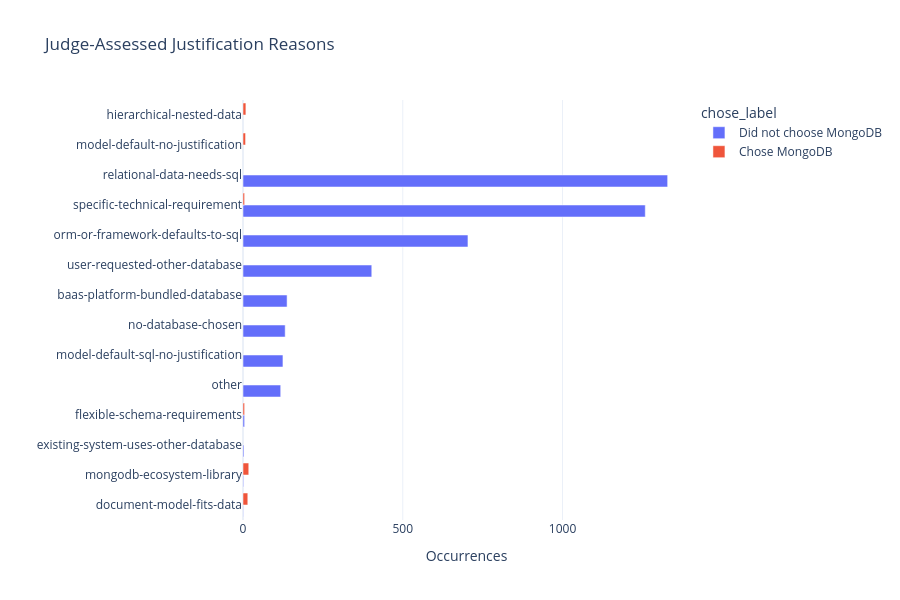

This figure's notebook cell:
### Markdown cell above
---
### Why MongoDB Was / Wasn't Chosen

The judge classifies each database choice into structured justification reasons (e.g. `document-model-fits-data`, `orm-or-framework-defaults-to-sql`, `model-default-sql-no-justification`). This chart aggregates those reasons across all samples, split by whether MongoDB was ultimately chosen. Look for reasons that appear almost exclusively on one side — those are the strongest drivers of selection or rejection.

### Code cell
reasons_exploded = df.explode("judge_justifications")
reasons_exploded["chose_label"] = reasons_exploded["chose_mongodb"].map({True: "Chose MongoDB", False: "Did not choose MongoDB"})

reason_counts = (
    reasons_exploded
    .groupby(["chose_label", "judge_justifications"])
    .size()
    .reset_index(name="count")
    .sort_values("count", ascending=True)
)

fig = px.bar(
    reason_counts,
    y="judge_justifications",
    x="count",
    color="chose_label",
    orientation="h",
    barmode="group",
    title="Judge-Assessed Justification Reasons",
    labels={"judge_justifications": "", "count": "Occurrences"},
    template=TEMPLATE,
    width=CHART_WIDTH,
    height=600,
)
fig.show()

### Figure 1 — Plotly figure (JSON) as saved in the notebook; plotly's stock layout.template omitted (floating-point values rounded to 4 significant figures)
{"data": [{"alignmentgroup": "True", "hovertemplate": "chose_label=Did not choose MongoDB<br>Occurrences=%{x}<br>=%{y}<extra></extra>", "legendgroup": "Did not choose MongoDB", "marker": {"color": "#636efa", "pattern": {"shape": ""}}, "name": "Did not choose MongoDB", "offsetgroup": "Did not choose MongoDB", "orientation": "h", "showlegend": true, "textposition": "auto", "type": "bar", "x": [1, 2, 3, 5, 118, 125, 132, 138, 403, 704, 1259, 1329], "xaxis": "x", "y": ["document-model-fits-data", "mongodb-ecosystem-library", "existing-system-uses-other-database", "flexible-schema-requirements", "other", "model-default-sql-no-justification", "no-database-chosen", "baas-platform-bundled-database", "user-requested-other-database", "orm-or-framework-defaults-to-sql", "specific-technical-requirement", "relational-data-needs-sql"], "yaxis": "y"}, {"alignmentgroup": "True", "hovertemplate": "chose_label=Chose MongoDB<br>Occurrences=%{x}<br>=%{y}<extra></extra>", "legendgroup": "Chose MongoDB", "marker": {"color": "#EF553B", "pattern": {"shape": ""}}, "name": "Chose MongoDB", "offsetgroup": "Chose MongoDB", "orientation": "h", "showlegend": true, "textposition": "auto", "type": "bar", "x": [5, 5, 8, 9, 15, 18], "xaxis": "x", "y": ["flexible-schema-requirements", "specific-technical-requirement", "model-default-no-justification", "hierarchical-nested-data", "document-model-fits-data", "mongodb-ecosystem-library"], "yaxis": "y"}], "layout": {"barmode": "group", "height": 600, "legend": {"title": {"text": "chose_label"}, "tracegroupgap": 0}, "title": {"text": "Judge-Assessed Justification Reasons"}, "width": 900, "xaxis": {"anchor": "y", "domain": [0, 1], "title": {"text": "Occurrences"}}, "yaxis": {"anchor": "x", "domain": [0, 1], "title": {"text": ""}}}}
